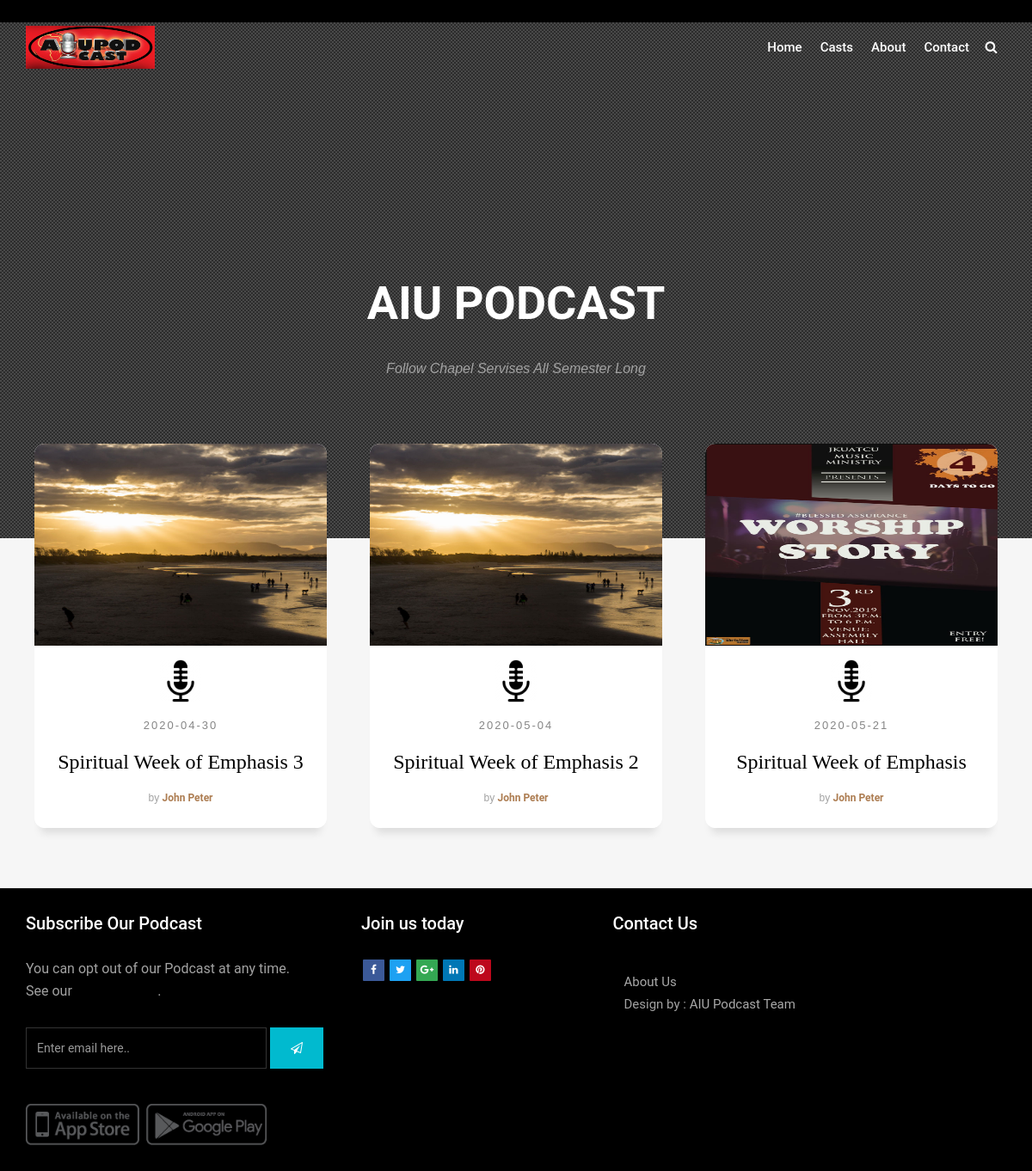
The page / on the database its author committed.
### tables this page shows
CREATE TABLE `audio` (
  `id` int(11) NOT NULL,
  `audio_name` varchar(100) NOT NULL,
  `semester` varchar(100) NOT NULL,
  `yearofstudy` varchar(50) NOT NULL,
  `speaker_name` varchar(100) NOT NULL,
  `description` mediumtext DEFAULT NULL,
  `image` varchar(100) DEFAULT NULL,
  `audio_file` varchar(100) NOT NULL,
  `upload_date` varchar(100) NOT NULL,
  `published` tinyint(1) NOT NULL
);

### index.php (the view, shortened to what this page needs)
<!doctype html>
 <html class="no-js " lang="en">
<head>
	<link rel="stylesheet" href="css/bootstrap.min.css">
    <link rel="stylesheet" href="css/font-awesome.min.css">
    <link rel="stylesheet" href="css/style.css">
</head>
 <body data-spy="scroll" data-target=".navbar" data-offset="50"></body>>
    <?php include'layout/index_header.php';?>
        <section id="home" class="event-section video-section" data-stellar-background-ratio="0.5" style="height:500px !important;" >
        <div class="overlay"></div>
            <div class="home-text-wrapper relative container container">
                <div class="row">
                    <div class="col-md-12">
                        <div class="text-center home-message">
                             <p>AIU PODCAST </p>
                             <small> Follow Chapel Servises All Semester Long </small>
                        </div>
                    </div>
                </div>
            </div>
        </section>
        <section class="section gb nopadtop">
            <div class="container">
                <div class="row event-boxes">
<?php
include 'configure/config.php';
$sql="SELECT * FROM audio ORDER BY id DESC LIMIT 3";
$result = mysqli_query($conn, $sql);
?>
<?php while($rows=mysqli_fetch_assoc($result)) { ?>
                    <div class="col-md-4 m30">
                        <div class="box m30">
                        <article class="card card--1">
                      <a href="events.php?id=<?php echo $rows['id']; ?>" class="card_link">
                         <div class="card__img--hover">
							<img  src="admin/photos/<?php echo $rows['image']; ?>" height="100%" width="100%" >
						 </div>
                       </a>
                      <div class="card__info text-center">
                        <span class="card__category">
						<a href="pod_listen.php?id=<?php echo $rows['id']; ?>" class="card_link"> <img src="images/pod.png" alt=""  Height="50" width="50"> </a>
						</span>
						<h3 class="card__title">	<span class="card__category"><?php echo $rows['upload_date']; ?></span> </h3>
                        <h3 class="card__title"><?php echo $rows['audio_name']; ?></h3>
                        <span class="card__by">by <a href="#" class="card__author" title="author"><?php echo $rows['speaker_name']; ?></a></span>
                      </div>
                         </article>
                    </div>
                </div>
 <?php } ?>
            </div>
        </section>
<?php include'layout/footer.php'; ?>
    </div>
</body>
</html>

### layout/index_header.php (shortened to what this page needs)
<div id="wrapper">
    <header class="header affix-top">
        <div class="topbar-home clearfix">
        </div>
        <div class="container">
            <nav class="navbar navbar-default yamm">
                <div class="navbar-header">
                    <div class="logo-normal">
                        <a class="navbar-brand" href="index.php"><img src="images/aiu_podcast_logo.jpg" alt=""></a>
                    </div>
                </div>
                <div id="navbar" class="navbar-collapse collapse">
                    <ul class="nav navbar-nav navbar-right">
                        <li><a href="index.php">Home</a></li>
                        <li><a href="casts.php">Casts</a></li>
                        <li><a href="about.php">About</a></li>
                        <li><a href="#">Contact</a></li>
                        <li class="iconitem"><a href="#" data-toggle="modal" data-target="#login-modal"><i class="fa fa-search"></i></a></li>
                    </ul>
                </div>
            </nav>
        </div>
    </header>

### layout/footer.php
<div class="copyrights">
            <div class="container">
            <div class="row">
                    <div class="col-lg-4 col-md-4">
                        <div class="widget clearfix">
                            <h3 class="widget-title">Subscribe Our Podcast</h3>
                            <div class="newsletter-widget">
                                <p>You can opt out of our Podcast at any time.<br> See our <a href="#">privacy policy</a>.</p>
                                <form class="form-inline" role="search">
                                    <div class="form-1">
                                        <input type="text" class="form-control" placeholder="Enter email here..">
                                        <button type="submit" class="btn btn-primary"><i class="fa fa-paper-plane-o"></i></button>
                                    </div>
                                </form>
                                <img src="images/payments.png" alt="" class="img-responsive">
                            </div>
                        </div>
                    </div>
                    <div class="col-lg-3 col-md-3">
                        <div class="widget clearfix">
                            <h3 class="widget-title">Join us today</h3>
                            <div class="social">
                                <a class="facebook" href="#" data-tooltip="tooltip" data-placement="bottom" title="Facebook"><i class="fa fa-facebook"></i></a>
                                <a class="twitter" href="#" data-tooltip="tooltip" data-placement="bottom" title="Twitter"><i class="fa fa-twitter"></i></a>
                                <a class="google" href="#" data-tooltip="tooltip" data-placement="bottom" title="Google Plus"><i class="fa fa-google-plus"></i></a>
                                <a class="linkedin" href="#" data-tooltip="tooltip" data-placement="bottom" title="Linkedin"><i class="fa fa-linkedin"></i></a>
                                <a class="pinterest" href="#" data-tooltip="tooltip" data-placement="bottom" title="Pinterest"><i class="fa fa-pinterest"></i></a>
                            </div>
                        </div>
                    </div>
                    <div class="col-lg-3 col-md-3">
                        <div class="widget clearfix">
                            <h3 class="widget-title">Contact Us</h3>
                            <div class="widget-list">
                                <ul class="list-inline">
                                <li><a href="#">About Us</a></li>
                                <li>Design by : <a href="#">AIU Podcast Team</a></li>
                                </ul>
                            </div>
                        </div>
                    </div>
                </div>
            </div>
</div>

### rows shown on the page
audio: image (picture), upload_date "2020-04-30", audio_name "Spiritual Week of Emphasis 3", speaker_name "John Peter"
audio: image (picture), upload_date "2020-05-04", audio_name "Spiritual Week of Emphasis 2", speaker_name "John Peter"
audio: image (picture), upload_date "2020-05-21", audio_name "Spiritual Week of Emphasis", speaker_name "John Peter"
